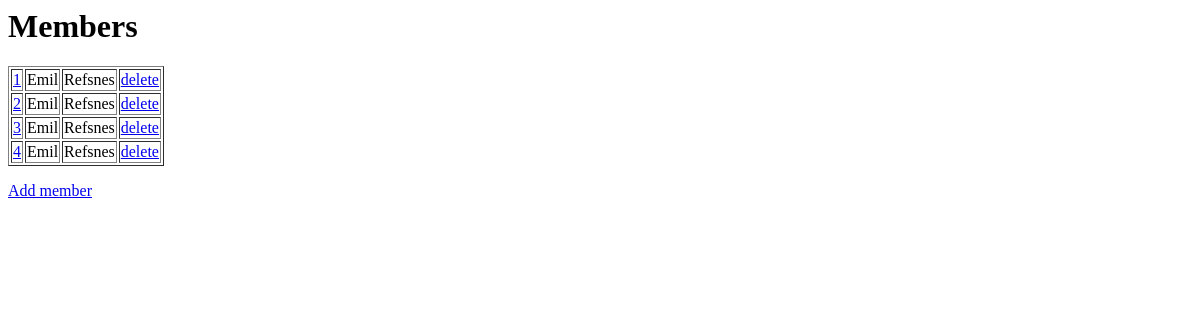
Before: /members/ with the older database file.
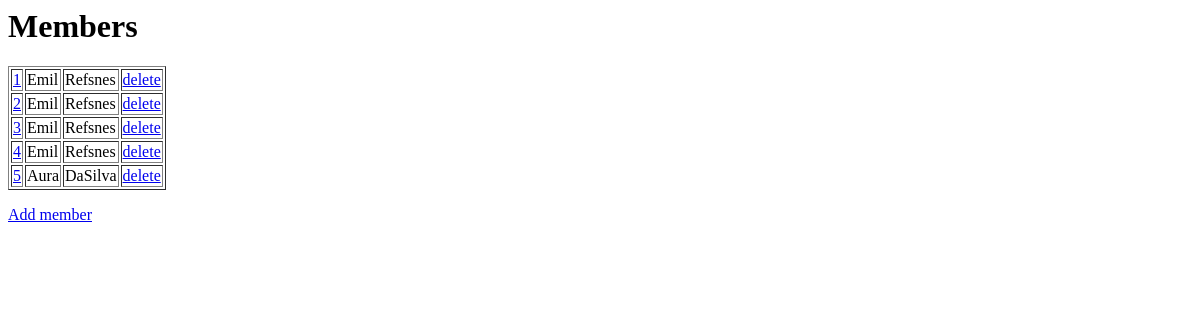
After: the same page with the newer database file.
### members/models.py (models this page shows)
class Members(models.Model):
  firstname = models.CharField(max_length=255)
  lastname = models.CharField(max_length=255)

### members/views.py (the view)
# urls.py: path('', views.index, name='index'),
def index(request):
  mymembers = Members.objects.all().values()
  template = loader.get_template('index.html')
  context = {
    'mymembers': mymembers,
  }
  return HttpResponse(template.render(context, request))

### members/templates/index.html
<h1>Members</h1>
<table border="1">
{% for x in mymembers %}
<tr>
<td><a href="update/{{ x.id }}">{{ x.id }}</a></td>
<td>{{ x.firstname }}</td>
<td>{{ x.lastname }}</td>
<td><a href="delete/{{ x.id }}">delete</a>
</tr>
{% endfor %}
</table>
<p>
<a href="add/">Add member</a>
</p>

Changed rows visible on the page:
added Members: id "5", firstname "Aura", lastname "DaSilva"
